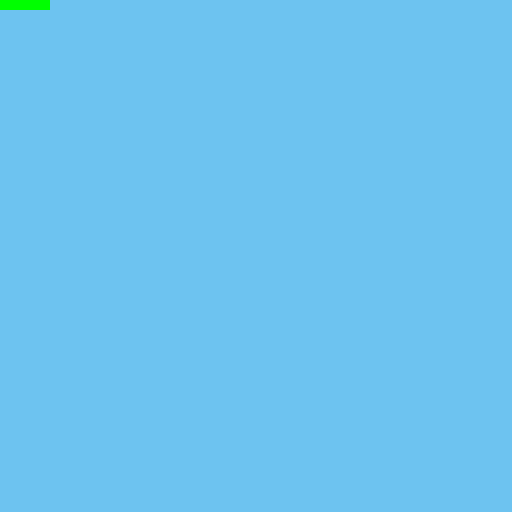
Frame 1 (no input)
Frame 60 (the mouse pressed at the canvas centre just before this capture): identical to frame 1, image omitted
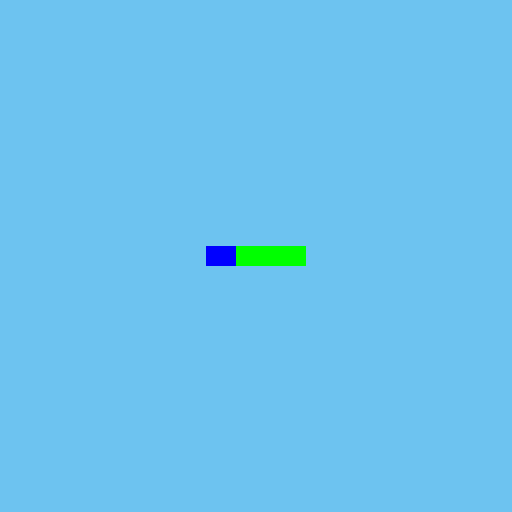
Frame 120 (the mouse held since frame 60 and released just before this capture)

The Processing sketch that drew these frames (run headless with seeded random() and noise(); from frame 60 on, the mouse is pressed at the canvas centre):

// Processing sketch: bugun
// ── bugun.pde
ArrayList <bubble> b;
gun x;
void setup(){
  size(512,512);
  b=new ArrayList<bubble>();
  x=new gun(0,0,false);
}
void draw(){
  background(109,195,240);
  if((x.checkState())&&(mousePressed)) b.add(x.shot());
  for (bubble a:b) a.run();
  x.run();
}
void mousePressed(){
  if((mouseButton==LEFT)&&(!x.checkState()))
   b.add(x.shot());
}
void keyPressed(){
  if(key=='c' || key=='C'){
    x.changeState();
  }
}
// ── bubble.pde
class bubble{
  float posx,posy,diam,velx,vely,limit;
  bubble(float posx,float posy,float velx,float vely,float diam,float limit){
    this.posx=posx;
    this.posy=posy;
    this.velx=velx;
    this.vely=vely;
    this.diam=diam;
    this.limit=limit;
  }
  void display(){
    noStroke();
    fill(31,178,255);
    ellipse(posx,posy,diam,diam);
    fill(255);
    ellipse(posx-(diam/4),posy-diam/4,diam/3,diam/3); 
  }
  void move(){
    vely-=0.4;
    if(velx>=limit) velx-=0.2;
    posx+=log(velx);
    posy+=vely;
  }
  void run(){
    display();
    move();
  }
};
// ── gun.pde
class gun{
  float posx,posy;
  boolean state;
  color[] c=new color[2];
  gun(float posx,float posy,boolean state){
    this.posx=posx;
    this.posy=posy;
    this.state=state;
    c[0]=color(0,0,255);
    c[1]=color(255,0,0);
  }
  void display(){
    noStroke();
    fill(0,255,0);
    rectMode(CENTER);
    rect(posx,posy,100,20);
    if(state) fill(c[1]);
    else fill(c[0]);
    rect(posx-35,posy,30,20);
  }
  
  void changeState(){
    state=!state;
  }
  boolean checkState(){ return state; }
  bubble shot(){
    return new bubble(posx+49,posy,random(4,64),random(4,10),random(10,40),random(2,4));
  }
  void move(){
    posx=mouseX;
    posy=mouseY;
  }
  void run(){
    display();
    move();
  }
  
};
